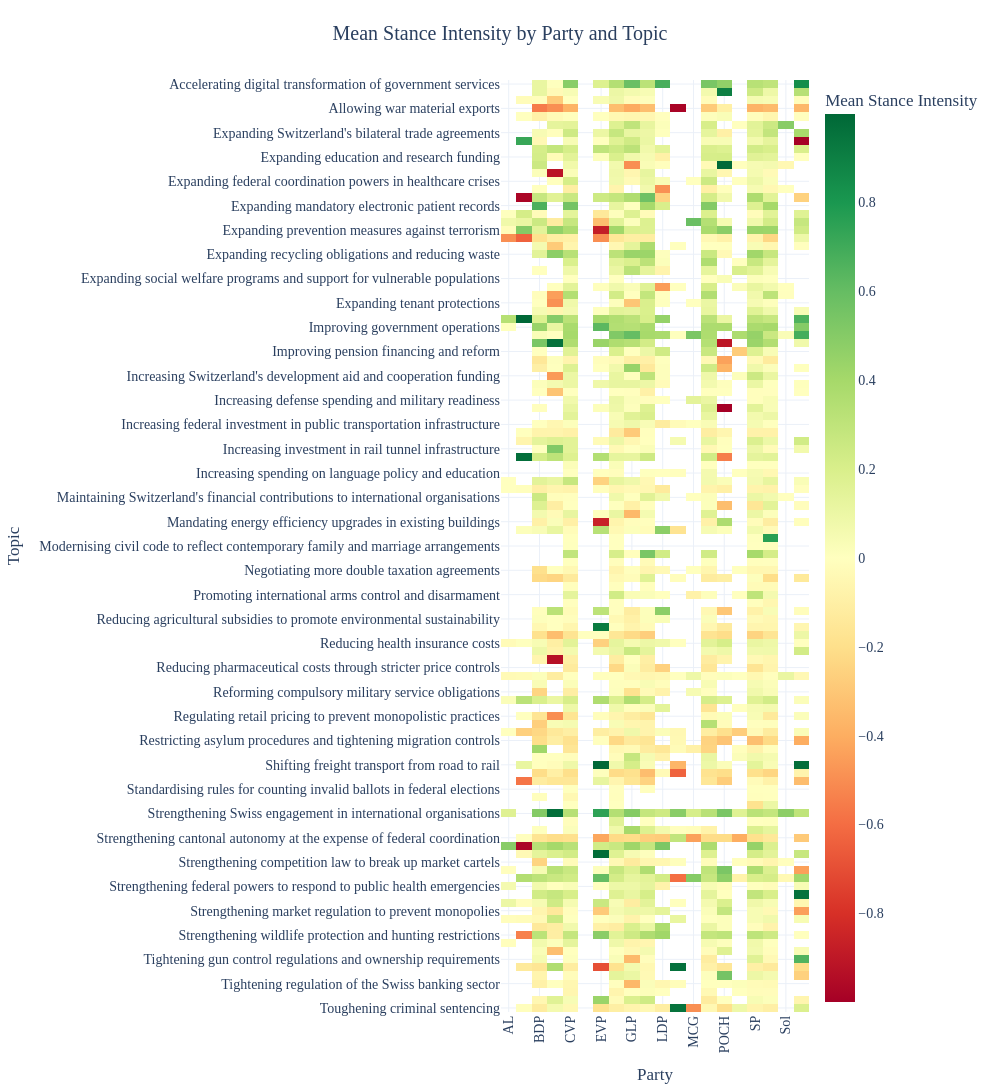

Notebook cell for this chart:
### Code cell
# Comprehensive Stance Heatmap (Plotly)
fig = px.imshow(
    pivot_df.T,
    labels=dict(x="Party", y="Topic", color="Mean Stance Intensity"),
    color_continuous_scale="RdYlGn",
    color_continuous_midpoint=0,
    aspect="auto",
    title="Mean Stance Intensity by Party and Topic",
)

fig.update_layout(
    height=1200,  # Large height for many topics
    width=1000,
    xaxis_tickangle=-90,
    **pub_layout,
)

fig.show()
# pio.write_image(fig, "party_stance_heatmap.pdf")

### Figure 1 — Plotly figure (JSON) as saved in the notebook; plotly's stock layout.template omitted (floating-point values rounded to 4 significant figures; data arrays with more than 128 entries replaced by an {"elided": "..."} marker saying what was removed)
{"data": [{"coloraxis": "coloraxis", "hovertemplate": "Party: %{x}<br>Topic: %{y}<br>Mean Stance Intensity: %{z}<extra></extra>", "name": "0", "type": "heatmap", "x": ["AL", "AP", "BDP", "CSP", "CVP", "EDU", "EVP", "FDP-Liberale", "GLP", "Grüne", "LDP", "Lega", "MCG", "Mitte", "POCH", "PdA", "SP", "SVP", "Sol", "parteilos"], "xaxis": "x", "y": ["Accelerating digital transformation of government services", "Accelerating the transition to renewable energy sources", "Adjusting taxation of electronic cigarettes ", "Allowing war material exports", "Capping executive pay", "Expanding Swiss research and innovation", "Expanding Switzerland's bilateral trade agreements", "Expanding access to pharmaceuticals by reducing approval barriers", "Expanding cross-border legal cooperation agreements", "Expanding education and research funding", "Expanding ethics requirements for human research", "Expanding family tax deductions", "Expanding federal coordination powers in healthcare crises", "Expanding federal funding for cultural institutions and the arts", "Expanding labor rights and employer obligations", "Expanding mandatory electronic patient records", "Expanding national security and increasing defense expenditures", "Expanding national security, armed forces and increasing defense expenditures", "Expanding prevention measures against terrorism", "Expanding public finances", "Expanding public funding for independent media", "Expanding recycling obligations and reducing waste", "Expanding renewable electricity production", "Expanding social welfare benefits and labor protections", "Expanding social welfare programs and support for vulnerable populations", "Expanding spending on education and training", "Expanding spending on tourism policy and funding", "Expanding tenant protections", "Federal Guarantee of Cantonal Constitutions", "Improving Swiss-EU relations", "Improving government operations", "Improving international security and human rights", "Improving multilingualism and expanding language policies", "Improving pension financing and reform", "Increasing CO2 taxes to meet climate targets", "Increasing Swiss tourism funding", "Increasing Switzerland's development aid and cooperation funding", "Increasing Switzerland's development aid contributions", "Increasing Switzerland's financial contributions to the IMF", "Increasing defense spending and military readiness", "Increasing federal funding for sport and physical activity", "Increasing federal funding for sports", "Increasing federal investment in public transportation infrastructure", "Increasing international taxation", "Increasing investment in public transportation safety", "Increasing investment in rail tunnel infrastructure", "Increasing investment in road infrastructure", "Increasing public investment in technology and innovation", "Increasing spending on language policy and education", "Introducing secure electronic voting", "Introducting legislative term limits", "Maintaining Switzerland's financial contributions to international organisations", "Maintaining central bank independence from political influence", "Maintaining universal postal service access", "Mandating energy efficiency upgrades in existing buildings", "Mandating equal pay and strengthening gender equality legislation", "Mandating renewable energy installations in new and renovated buildings", "Modernising civil code to reflect contemporary family and marriage arrangements", "Modernising civil law to recognise diverse family structures", "Modernising legal text formats for greater public accessibility", "Negotiating more double taxation agreements", "Prioritising climate targets over aviation industry interests", "Prioritising environmental protection over transport infrastructure expansion", "Promoting international arms control and disarmament", "Protecting Swiss agriculture from international market competition", "Protecting Swiss dairy farmers", "Reducing agricultural subsidies to promote environmental sustainability", "Reducing corporate taxes", "Reducing federal-cantonal finance", "Reducing health insurance costs", "Reducing migration and improving border security", "Reducing overall tax burden", "Reducing pharmaceutical costs through stricter price controls", "Reducing public debt through spending cuts", "Reducing the use of procedural motions to streamline parliamentary work", "Reforming compulsory military service obligations", "Reforming social security to ensure long-term fiscal sustainability", "Reforming the selection process for federal judges", "Regulating retail pricing to prevent monopolistic practices", "Relaxing spatial planning restrictions to expand housing supply", "Requiring full public disclosure of politicians' funding sources", "Restricting asylum procedures and tightening migration controls", "Restricting migration and asylum seekers", "Restricting pesticide use", "Shifting freight transport from road to rail", "Shifting the tax burden from income to consumption through VAT reform", "Simplifying naturalization procedures for long-term residents", "Standardising rules for counting invalid ballots in federal elections", "Stimulating economic growth through targeted public investment", "Streamlining government operations to reduce administrative costs", "Strengthening Swiss engagement in international organisations", "Strengthening Switzerland's role in international justice and foreign affairs", "Strengthening animal welfare standards in agriculture", "Strengthening cantonal autonomy at the expense of federal coordination", "Strengthening child welfare protections and family support", "Strengthening competition in the telecommunications market", "Strengthening competition law to break up market cartels", "Strengthening consumer rights and contract protections", "Strengthening data protection and privacy rights", "Strengthening federal powers to respond to public health emergencies", "Strengthening forest protection and biodiversity conservation", "Strengthening judicial independence", "Strengthening market regulation to prevent monopolies", "Strengthening parliamentary oversight of intelligence services", "Strengthening tenant protections", "Strengthening wildlife protection and hunting restrictions", "Supporting Swiss agriculture through subsidies and market protection", "Tightening banking regulations to prevent financial crises", "Tightening gun control regulations and ownership requirements", "Tightening immigration controls and admission criteria", "Tightening regulation of (online) gambling", "Tightening regulation of the Swiss banking sector", "Tightening restrictions on tobacco and alcohol sales", "Tightening spatial planning regulations", "Toughening criminal sentencing"], "yaxis": "y", "z": {"elided": "115x20 float values"}}], "layout": {"coloraxis": {"cmid": 0, "colorbar": {"title": {"text": "Mean Stance Intensity"}}, "colorscale": [[0, "rgb(165,0,38)"], [0.1, "rgb(215,48,39)"], [0.2, "rgb(244,109,67)"], [0.3, "rgb(253,174,97)"], [0.4, "rgb(254,224,139)"], [0.5, "rgb(255,255,191)"], [0.6, "rgb(217,239,139)"], [0.7, "rgb(166,217,106)"], [0.8, "rgb(102,189,99)"], [0.9, "rgb(26,152,80)"], [1, "rgb(0,104,55)"]]}, "font": {"family": "Times New Roman, serif", "size": 14}, "height": 1200, "hovermode": "closest", "margin": {"b": 50, "l": 50, "r": 50, "t": 80}, "title": {"font": {"size": 20}, "text": "Mean Stance Intensity by Party and Topic", "x": 0.5}, "width": 1000, "xaxis": {"anchor": "y", "domain": [0, 1], "tickangle": -90, "title": {"text": "Party"}}, "yaxis": {"anchor": "x", "autorange": "reversed", "domain": [0, 1], "title": {"text": "Topic"}}}}
